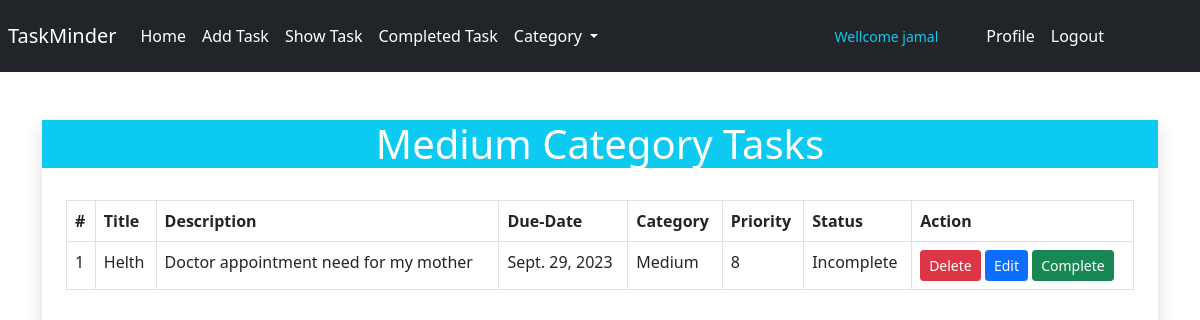
/tasks/medium/ (signed in), run on the app's committed database.
### tasks/models.py (models this page shows, shortened)
class TaskModel(models.Model):
    task_status=[
    ('Incomplete', 'Incomplete'),
    ('Complete', 'Complete'),
    ]
    priority_status=[
    ('0',' 0️⃣'),
    ('1',' 1️⃣'),
    ('2',' 2️⃣'),
    ('3',' 3️⃣'),
    ('4',' 4️⃣'),
    ('5',' 5️⃣'),
    ('6',' 6️⃣'),
    ('7',' 7️⃣'),
    ('8',' 8️⃣'),
    ]
    category=[
        ('Low', 'Low'),
        ('Medium', 'Medium'),
        ('High', 'High'),
    ]
    title = models.CharField(max_length=100)
    description = models.CharField(max_length=500)
    status = models.CharField(max_length=100, choices=task_status, default='Incomplete')
    user = models.ForeignKey(User, on_delete=models.CASCADE)
    created = models.DateTimeField(auto_now_add=True)
    priority = models.CharField(max_length=50, choices=priority_status)
    due_date = models.DateField(null=True, blank=True)
    category = models.CharField(max_length=50,choices=category)

### tasks/views.py (the view)
# urls.py: path('medium/', views.medium_cat, name = 'medium'),
def medium_cat(request):
    if request.user.is_authenticated:
        task = TaskModel.objects.filter(user=request.user, category='Medium')
        return render(request, 'tasks/medium.html', {'task':task, })
    else:
        return redirect('home')

### tasks/templates/tasks/medium.html
{% extends 'base.html' %}
{% load crispy_forms_tags %}
{% block body %}
    <div class=" container pt-5 ">
        <div class="col-lg-12 mx-auto shadow text-white">
            <div class="pt-0 text-white">
                <h1 class="text-center bg-info text-white">Medium Category Tasks</h1>
                <div class="p-4">
                    {% if task %}
                    <table class="table table-bordered pl-3">
                        <thead>
                            <tr>
                                <th scope="col">#</th>
                                <th scope="col">Title</th>
                                <th scope="col">Description</th>
                                <th scope="col">Due-Date</th>
                                <th scope="col">Category</th>
                                <th scope="col">Priority</th>
                                <th scope="col">Status</th>
                                <th scope="col">Action</th>
                            </tr>
                        </thead>
                        <tbody>
                            {% for todo in task %}
                                <tr >
                                    <td>{{forloop.counter}}</td>
                                    <td >{{todo.title}}</td>
                                    <td>{{todo.description}}</td>
                                    <td>{{todo.due_date}}</td>
                                    <td>{{todo.category}}</td>
                                    <td>{{todo.priority}}</td>
                                    <td>{{todo.status}}</td>
                                    <td><a class="btn btn-danger btn-sm" href="{% url 'del_task' id=todo.id %}">Delete</a> <a class="btn btn-primary btn-sm" href="{% url 'edit_task' id=todo.id %}">Edit</a> <a class="btn btn-success btn-sm" href="{% url 'complete' id=todo.id%}">Complete</a></td>
                                </tr>
                            {% endfor %}
                        </tbody>
                    </table>
                {% else %}
                    <h1>No Data Found</h1>
                {% endif %}
                </div>
            </div>
        </div>
    </div>
{% endblock %}

### templates/base.html (shortened to what this page needs)
<!doctype html>
<html lang="en">
  <head>
    <link href="https://cdn.jsdelivr.net/npm/bootstrap@5.0.2/dist/css/bootstrap.min.css" rel="stylesheet">
  </head>
  <body>
    <nav class="navbar navbar-expand-lg navbar-dark bg-dark pr-25">
        <div class="container-fluid p-2 ">
          <a class="navbar-brand ml-5 font-size-50" href="{% url 'home' %}">TaskMinder</a>
          <div class="collapse navbar-collapse" id="navbarNavDropdown">
            <ul class="navbar-nav">
              <li class="nav-item">
                <a class="nav-link active" aria-current="page" href="{% url 'home' %}">Home</a>
              </li>
              <li class="nav-item">
                <a class="nav-link active" href="{% url 'add_task' %}">Add Task</a>
              </li>
              <li class="nav-item">
                <a class="nav-link active" href="{% url 'show_task' %}">Show Task</a>
              </li>
              <li class="nav-item">
                <a class="nav-link active" href="{% url 'completed_list'%}">Completed Task</a>
              </li>
              <li class="nav-item dropdown">
                <a class="nav-link dropdown-toggle active " href="#" id="navbarDropdown" role="button" data-bs-toggle="dropdown" aria-expanded="false">
                  Category
                </a>
              </li>
            </ul>
            </div>
            {% if request.user.is_authenticated %}
            <ul style="margin-lef:auto; margin-right:80px" class="navbar-nav">
                <small style="margin-right:40px; padding-top:10px"  class="title text-info">Wellcome {{request.user.first_name}}</small>
                <li class="nav-item mr-5">
                <a class="nav-link active" href="{% url 'profile' %}">Profile</a>
                </li>
                <li class="nav-item">
                <a class="nav-link active" href="{% url 'logout' %}">Logout</a>
                </li>
            </ul>
          {% endif %}
        </div>
      </nav>
    {% block body %}
    {% endblock %}
  </body>
</html>

### data on the page
TaskModel: title "Helth", description "Doctor appointment need for my mother", due_date "Sept. 29, 2023", category "Medium", priority "8", status "Incomplete"

### other printed values
{{ request.user.first_name }} "jamal"
